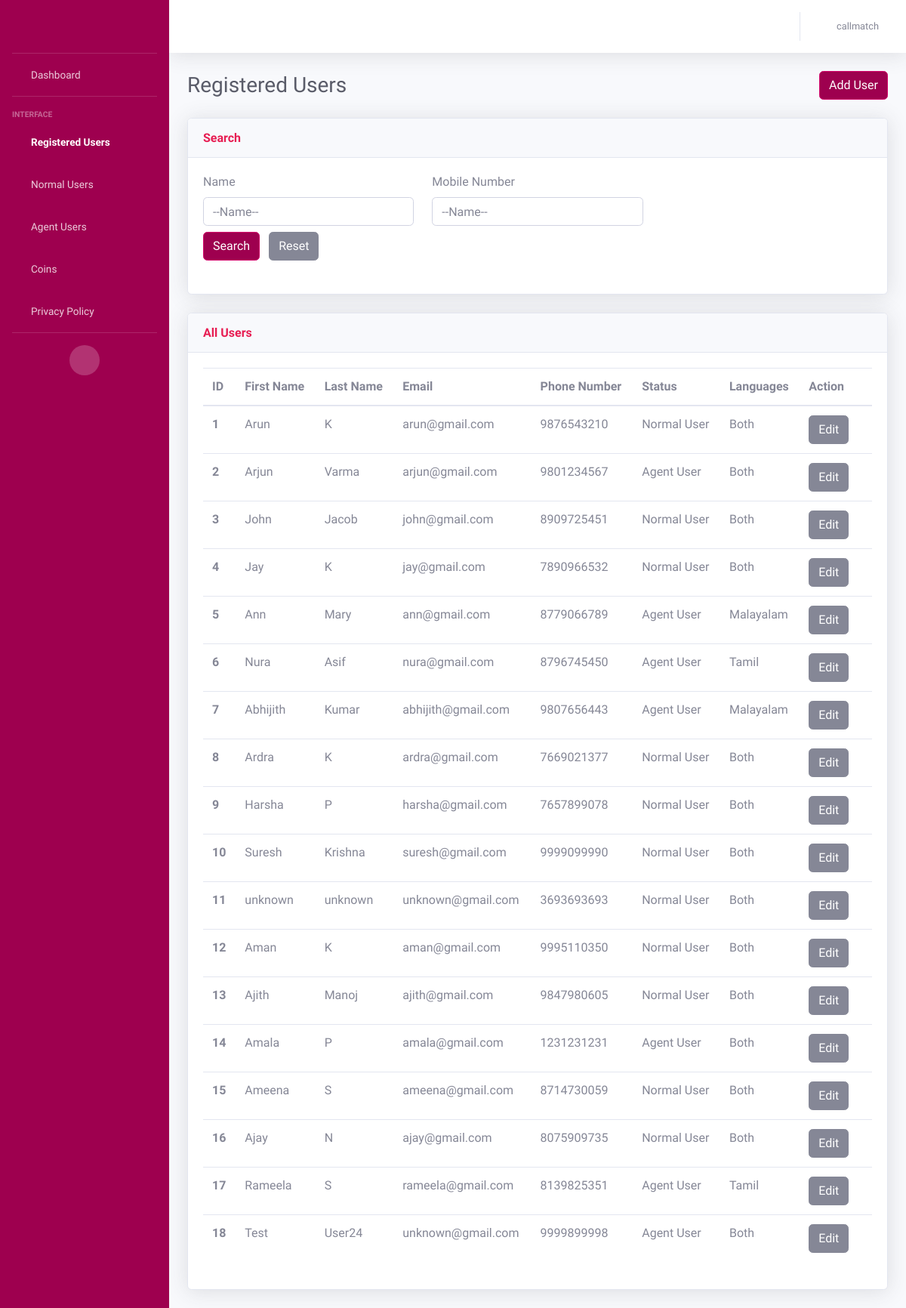
Page /users (signed in) on the committed database.
### AdminApp/models.py (models this page shows, shortened)
class CustomerModel(models.Model):
    NORMAL_USER = 'Normal User'
    AGENT_USER = 'Agent User'
    USER_STATUS_CHOICES = [
        (NORMAL_USER, 'Normal User'),
        (AGENT_USER, 'Agent User'),
    ]
    BOTH = 'Both'
    MALAYALAM = 'Malayalam'
    TAMIL = 'Tamil'
    LANGUAGE_CHOICES = [
        (BOTH, 'Both'),
        (MALAYALAM, 'Malayalam'),
        (TAMIL, 'Tamil'),
    ]
    MALE = 'Male'
    FEMALE = 'Female'
    GENDER_CHOICES = [
        (MALE, 'Male'),
        (FEMALE, 'Female')
    ]
    customer_id = models.AutoField(primary_key=True)
    customer_first_name = models.CharField(max_length=100, default="unknown")
    customer_last_name = models.CharField(max_length=100, default="unknown")
    customer_email = models.EmailField(default="unknown")
    customer_contact = models.CharField(max_length=50)
    gender = models.CharField(
        max_length=20,
        choices=GENDER_CHOICES,
        null=True
    )
    status = models.CharField(
        max_length=20,
        choices=USER_STATUS_CHOICES,
        default=NORMAL_USER,
    )
    is_online = models.BooleanField(default=False)
    languages = models.CharField(
        max_length=20,
        choices=LANGUAGE_CHOICES,
        default=BOTH,
    )
    is_existing = models.BooleanField(default=False)
    adhaar_no = models.CharField(max_length=50, default="unknown")
    rating = models.IntegerField()
    terms_conditions = models.BooleanField(default=False)
    customer_password = models.CharField(max_length=100, default='unknown')
    @property
    def rating(self):
        from .models import RatingModel
        rating = RatingModel.objects.filter(agent=self).aggregate(Avg('ratings')).get('ratings__avg')
        return rating if rating is not None else 0

### AdminApp/views.py (the view, shortened to what this page needs)
# urls.py: path('users', views.registered_users, name='users'),
def registered_users(request):
    username = request.session.get('user', None)
    if username is None:
        return redirect('/login')
    else:
        users = CustomerModel.objects.all()
        if request.method == 'GET':
            name = request.GET.get('name', '').strip()
            mobile_no = request.GET.get('mobile_no', '').strip()
            if name:
                users = users.filter(customer_first_name__istartswith=name)
            if mobile_no:
                users = users.filter(customer_contact__icontains=mobile_no)
    return render(request, 'registered_users.html', {'users': users, 'username': username})

### templates/registered_users.html (shortened to what this page needs)
<!DOCTYPE html>
<html lang="en">
<head>
    {% load static %}
    <link href="{% static 'vendor/fontawesome-free/css/all.min.css' %}" rel="stylesheet" type="text/css">
    <link href="{% static 'css/sb-admin-2.min.css' %}" rel="stylesheet">
</head>
<body id="page-top">
    <div id="wrapper">
        <ul class="navbar-nav bg-gradient-primary sidebar sidebar-dark accordion" id="accordionSidebar">
            <a class="sidebar-brand d-flex align-items-center justify-content-center" href="{% url 'home' %}">
                <div class="logo" style="background-image: url({% static 'img/call-match.png' %});"></div>
            </a>
            <hr class="sidebar-divider my-0">
            <li class="nav-item ">
                <a class="nav-link" href="{% url 'home' %}">
                    <i class="fas fa-fw fa-tachometer-alt"></i>
                    <span>Dashboard</span></a>
            </li>
            <hr class="sidebar-divider">
            <div class="sidebar-heading">
                Interface
            </div>
            <li class="nav-item active">
                <a class="nav-link" href="{% url 'users' %}">
                    <i class="fas fa-fw fa-table"></i>
                    <span>Registered Users</span></a>
            </li>
            <li class="nav-item">
                <a class="nav-link collapsed" href="#" data-toggle="collapse" data-target="#collapseUtilities"
                    aria-expanded="true" aria-controls="collapseUtilities">
                    <i class="fas fa-fw fa-users"></i>
                    <span>Normal Users</span>
                </a>
            </li>
            <li class="nav-item">
                <a class="nav-link collapsed" href="#" data-toggle="collapse" data-target="#collapseUtilities1"
                    aria-expanded="true" aria-controls="collapseUtilities1">
                    <i class="fas fa-fw fa-users"></i>
                    <span>Agent Users</span>
                </a>
            </li>
            <li class="nav-item">
                <a class="nav-link collapsed" href="#" data-toggle="collapse" data-target="#collapseUtilities2"
                    aria-expanded="true" aria-controls="collapseUtilities1">
                    <i class="fas fa-fw fa-coins"></i>
                    <span>Coins</span>
                </a>
            </li>
            <li class="nav-item">
                <a class="nav-link collapsed" href="{% url 'privacy-policy' %}"
                    aria-expanded="true" aria-controls="collapseUtilities1">
                    <i class="fas fa-fw fa-fingerprint"></i>
                    <span>Privacy Policy</span>
                </a>
            </li>
            <hr class="sidebar-divider">
            <div class="text-center d-none d-md-inline">
                <button class="rounded-circle border-0" id="sidebarToggle"></button>
            </div>
        </ul>
        <div id="content-wrapper" class="d-flex flex-column">
            <div id="content">
                <nav class="navbar navbar-expand navbar-light bg-white topbar mb-4 static-top shadow">
                    <ul class="navbar-nav ml-auto">
                        <li class="nav-item dropdown no-arrow">
                            <a class="nav-link dropdown-toggle" href="#" id="userDropdown" role="button"
                                data-toggle="dropdown" aria-haspopup="true" aria-expanded="false">
                                <i class="fas fa-fw fa-user"></i>
                                <span class="mr-2 d-none d-lg-inline text-gray-600 small">{{username}}</span>
                            </a>
                        </li>
                    </ul>
                </nav>
                <div class="container-fluid">
                    <div class="d-sm-flex align-items-center justify-content-between mb-4">
                        <h1 class="h3 mb-0 text-gray-800">Registered Users</h1>
                        <div>
                            <a href="{%url 'add_user' %}" class="btn btn-primary">Add User</a>
                        </div>
                    </div>
                    <div class="row">
                        <div class="col-xl-12 col-lg-7">
                            <div class="card shadow mb-4">
                                <div
                                    class="card-header py-3 d-flex flex-row align-items-center justify-content-between">
                                    <h6 class="m-0 font-weight-bold text-primary">Search</h6>
                                </div>
                                <div class="card-body">
                                    <form method="GET" action="#" class="row g-3 mb-4">
                                        <div class="col-md-4">
                                            <label for="name" class="form-label">Name</label>
                                            <input name="name" id="name" class="form-select form-control" placeholder="--Name--">
                                        </div>
                                        <div class="col-md-4">
                                            <label for="mobile_no" class="form-label">Mobile Number</label>
                                            <input name="mobile_no" id="mobile_no" class="form-select form-control" placeholder="--Name--">
                                        </div>
                                        <div class="col-md-12 mt-2">
                                            <button type="submit" class="mr-2 btn btn-primary">Search</button>
                                            <a href="{% url 'users' %}" class="btn btn-secondary">Reset</a>
                                        </div>
                                    </form>
                                </div>
                            </div>
                        </div>
                    </div>
                    <div class="row">
                        <div class="col">
                            <div class="card shadow mb-4">
                                <div
                                    class="card-header py-3 d-flex flex-row align-items-center justify-content-between">
                                    <h6 class="m-0 font-weight-bold text-primary">All Users</h6>
                                </div>
                                <div class="card-body">
                                    <div class="table-responsive">
                                        <table class="table table-hover all-users">
                                          <thead>
                                            <tr>
                                              <th scope="col">ID</th>
                                              <th scope="col">First Name</th>
                                              <th scope="col">Last Name</th>
                                              <th scope="col">Email</th>
                                              <th scope="col">Phone Number</th>
                                              <th scope="col">Status</th>
                                              <th scope="col">Languages</th>
                                              <th scope="col">Action</th>
                                            </tr>
                                          </thead>
                                          <tbody>
                                          {% for user in users %}
                                            <tr>
                                               <th scope="row">{{ forloop.counter }}</th>
                                              <td>{{user.customer_first_name}}</td>
                                              <td>{{user.customer_last_name}}</td>
                                              <td>{{user.customer_email}}</td>
                                              <td>{{user.customer_contact}}</td>
                                              <td>
                                                <span id="status_text_{{ user.customer_id }}">{{ user.status }}</span>
                                              </td>
                                                <td>
                                                    <span id="languages_text_{{ user.customer_id }}">{{ user.languages }}</span>
                                                </td>
                                              <td>
                                                <button id="edit_button_{{ user.customer_id }}" class="btn btn-secondary" onclick="editStatus('{{ user.customer_id }}')">Edit</button>
                                                <form id="delete_form_{{ user.customer_id }}" method="POST" action="{% url 'delete_user' %}" style="display: inline;">
                                                    <i class="fas fa-trash" onclick="document.getElementById('delete_form_{{ user.customer_id }}').submit();" style="cursor: pointer;"></i>
                                                </form>
                                              </td>
                                            </tr>
                                          {% endfor %}
                                          </tbody>
                                        </table>
                                    </div>
                                </div>
                            </div>
                        </div>
                    </div>
                </div>
            </div>
        </div>
    </div>
</body>
</html>

### templates/registered_users.html (style rules this page uses)
.logo { height:2rem; width:8rem; background-position: center; background-size: cover; background-repeat: no-repeat; }

### rows in the picture
CustomerModel: customer_first_name "Arun", customer_last_name "K", customer_email "arun@gmail.com", customer_contact "9876543210", status "Normal User", languages "Both"
CustomerModel: customer_first_name "Arjun", customer_last_name "Varma", customer_email "arjun@gmail.com", customer_contact "9801234567", status "Agent User", languages "Both"
CustomerModel: customer_first_name "John", customer_last_name "Jacob", customer_email "john@gmail.com", customer_contact "8909725451", status "Normal User", languages "Both"
CustomerModel: customer_first_name "Jay", customer_last_name "K", customer_email "jay@gmail.com", customer_contact "7890966532", status "Normal User", languages "Both"
CustomerModel: customer_first_name "Ann", customer_last_name "Mary", customer_email "ann@gmail.com", customer_contact "8779066789", status "Agent User", languages "Malayalam"
CustomerModel: customer_first_name "Nura", customer_last_name "Asif", customer_email "nura@gmail.com", customer_contact "8796745450", status "Agent User", languages "Tamil"
CustomerModel: customer_first_name "Abhijith", customer_last_name "Kumar", customer_email "abhijith@gmail.com", customer_contact "9807656443", status "Agent User", languages "Malayalam"
CustomerModel: customer_first_name "Ardra", customer_last_name "K", customer_email "ardra@gmail.com", customer_contact "7669021377", status "Normal User", languages "Both"
CustomerModel: customer_first_name "Harsha", customer_last_name "P", customer_email "harsha@gmail.com", customer_contact "7657899078", status "Normal User", languages "Both"
CustomerModel: customer_first_name "Suresh", customer_last_name "Krishna", customer_email "suresh@gmail.com", customer_contact "9999099990", status "Normal User", languages "Both"
CustomerModel: customer_first_name "unknown", customer_last_name "unknown", customer_email "unknown@gmail.com", customer_contact "3693693693", status "Normal User", languages "Both"
CustomerModel: customer_first_name "Aman", customer_last_name "K", customer_email "aman@gmail.com", customer_contact "9995110350", status "Normal User", languages "Both"
CustomerModel: customer_first_name "Ajith", customer_last_name "Manoj", customer_email "ajith@gmail.com", customer_contact "9847980605", status "Normal User", languages "Both"
CustomerModel: customer_first_name "Amala", customer_last_name "P", customer_email "amala@gmail.com", customer_contact "1231231231", status "Agent User", languages "Both"
CustomerModel: customer_first_name "Ameena", customer_last_name "S", customer_email "ameena@gmail.com", customer_contact "8714730059", status "Normal User", languages "Both"
CustomerModel: customer_first_name "Ajay", customer_last_name "N", customer_email "ajay@gmail.com", customer_contact "8075909735", status "Normal User", languages "Both"
CustomerModel: customer_first_name "Rameela", customer_last_name "S", customer_email "rameela@gmail.com", customer_contact "8139825351", status "Agent User", languages "Tamil"
CustomerModel: customer_first_name "Test", customer_last_name "User24", customer_email "unknown@gmail.com", customer_contact "9999899998", status "Agent User", languages "Both"

### other values in the picture
{{ username }} "callmatch"
